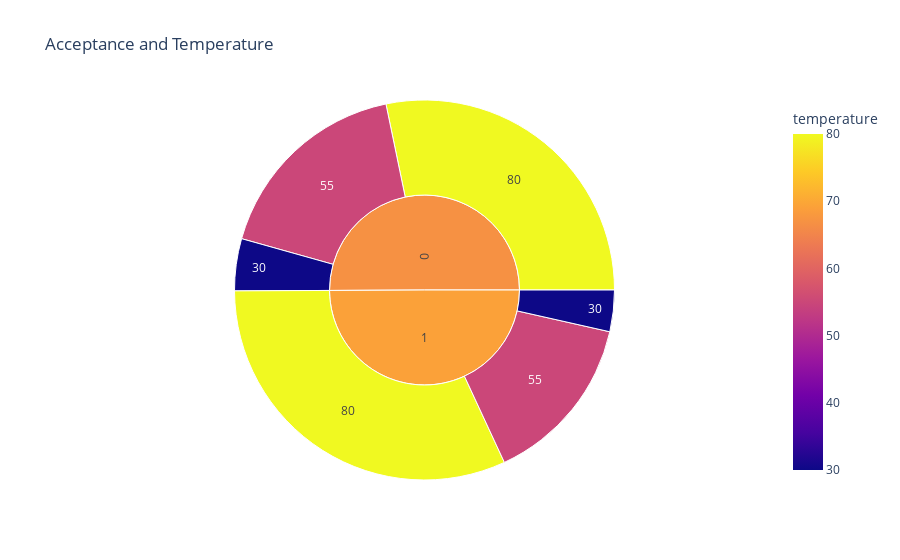

Source (notebook cell):
### Code cell
fig = px.sunburst(coffeeCoupons, path=['Y', 'temperature'], color='temperature', title = 'Acceptance and Temperature')
fig.show()
fig.write_image("../images/tempSunburst.png")

### Figure 1 — Plotly figure (JSON) as saved in the notebook; plotly's stock layout.template omitted (floating-point values rounded to 4 significant figures)
{"data": [{"branchvalues": "total", "customdata": [[30], [30], [55], [55], [80], [80], [66.89], [69.17]], "domain": {"x": [0, 1], "y": [0, 1]}, "hovertemplate": "labels=%{label}<br>count=%{value}<br>parent=%{parent}<br>id=%{id}<br>temperature=%{color}<extra></extra>", "ids": ["0/30", "1/30", "0/55", "1/55", "0/80", "1/80", "0", "1"], "labels": ["30", "30", "55", "55", "80", "80", "0", "1"], "marker": {"coloraxis": "coloraxis", "colors": [30, 30, 55, 55, 80, 80, 66.89, 69.17]}, "name": "", "parents": ["0", "1", "0", "1", "0", "1", "", ""], "type": "sunburst", "values": [177, 141, 695, 582, 1129, 1272, 2001, 1995]}], "layout": {"coloraxis": {"colorbar": {"title": {"text": "temperature"}}, "colorscale": [[0, "#0d0887"], [0.1111, "#46039f"], [0.2222, "#7201a8"], [0.3333, "#9c179e"], [0.4444, "#bd3786"], [0.5556, "#d8576b"], [0.6667, "#ed7953"], [0.7778, "#fb9f3a"], [0.8889, "#fdca26"], [1, "#f0f921"]]}, "legend": {"tracegroupgap": 0}, "title": {"text": "Acceptance and Temperature"}}}
